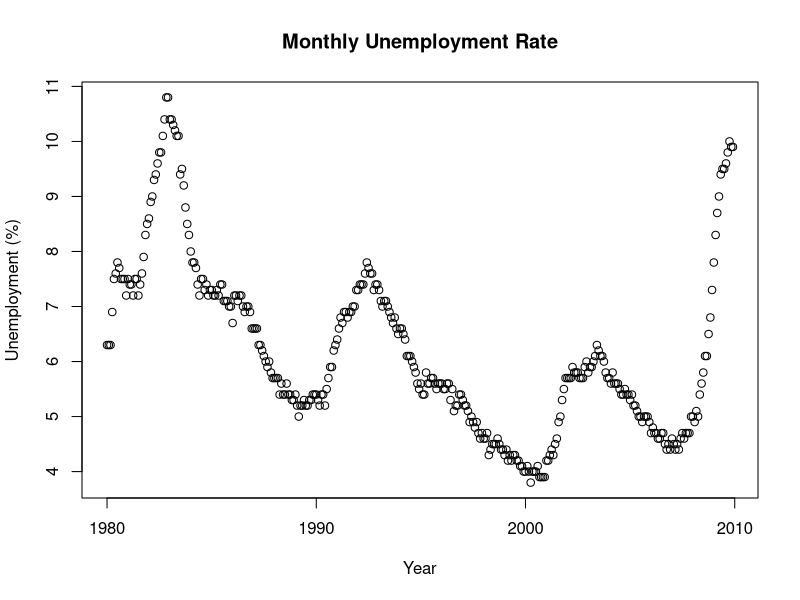

Here is the R script that generated this plot: (Note: a time limit stopped this script after it produced the figure.)
###########################################
# Get monthly unemployment data from FREDMD
############################################
uemploy_monthly = read.csv('data/unemployment_rate_monthly.csv')

# out of sample evaluation of 120 observations (10 years of data)
train = uemploy_monthly[1:360,]
test = uemploy_monthly[361:nrow(uemploy_monthly), ]

sum(is.na(train)) # check for na values



###############################
# Plot series
###############################
train$month = as.Date(train$month)
plot(train$month, train$unemployment_rate, main = "Monthly Unemployment Rate", 
     xlab = "Year", ylab = "Unemployment (%)")


####################################################################
# Check for stationarity using ADF test monthly unemployment rate
####################################################################
library(tseries)
adf.test(train$unemployment_rate)
# The p value from the ADF test is 0.2344, therefore we fail to reject the null hypothesis
# at 95% significance level and conclude that the series is non-stationary

# Difference the series 1 time (d = 1)
uemploy_diff <- diff(train$unemployment_rate)
adf.test(uemploy_diff)
# The p value from the ADF test is now 0.01, therefore we reject the null hypothesis
# at 95% significance level and conclude that the series is stationary. Therefore, d = 1

###########################################################
# Search for the best Arima model (p,1,q) using auto_arima
###########################################################
library(forecast)
train2 = ts(train$unemployment_rate, start = c(1980, 1), frequency = 12) # convert to time series object

arima_aic = auto.arima(train2, d = 1, ic = "aic", stepwise = FALSE, approximation = FALSE)
summary(arima_aic) 
# arima(1,1,2)(0,0,2)[12]
# AIC = -307.06
# BIC = -283.76

arima_bic = auto.arima(train2, d = 1, ic = "bic", stepwise = FALSE, approximation = FALSE)
summary(arima_bic)
# arima(1,1,2)(0,0,2)[12], same as arima_aic
# AIC = -307.06
# BIC = -283.76

# Allow stepwise and approximation = TRUE
arima_aic2 = auto.arima(train2, d=1, ic = "aic", stepwise = TRUE, approximation = TRUE)
summary(arima_aic2)
# arima(5,1,3)(2,0,1)[12] 
# AIC = -318.93
# BIC = -272.33

arima_bic2 = auto.arima(train2, d = 1, ic = "bic", stepwise = TRUE, approximation = TRUE)
summary(arima_bic2)
# arima(1,1,2)(2,0,1)[12] 
# AIC = -311.73
# BIC = -284.55
